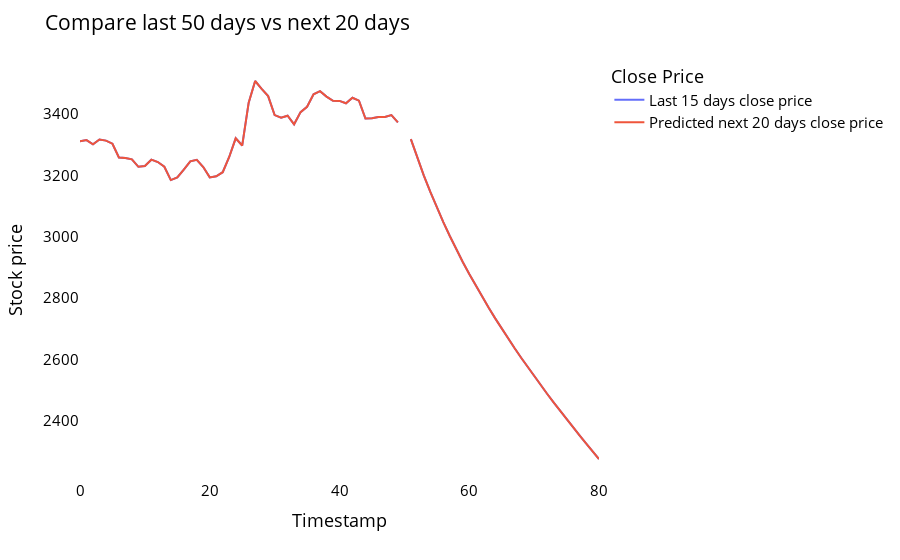

Notebook code for this chart:
### Code cell
names = cycle(['Last 15 days close price','Predicted next 20 days close price'])

fig = px.line(new_pred_plot,x=new_pred_plot.index, y=[new_pred_plot['last_original_days_value'], new_pred_plot['next_predicted_days_value']],
              labels={'value': 'Stock price','index': 'Timestamp'})

fig.update_layout(title_text='Compare last 50 days vs next 20 days',
                  plot_bgcolor='white', font_size=15, font_color='black',legend_title_text='Close Price')

fig.for_each_trace(lambda t:  t.update(visible=True, name = next(names)))

fig.update_xaxes(showgrid=False)

fig.update_yaxes(showgrid=False)

fig.show()

### Figure 1 — Plotly figure (JSON) as saved in the notebook; plotly's stock layout.template omitted (floating-point values rounded to 4 significant figures)
{"data": [{"hovertemplate": "variable=last_original_days_value<br>Timestamp=%{x}<br>Stock price=%{y}<extra></extra>", "legendgroup": "last_original_days_value", "line": {"color": "#636efa", "dash": "solid"}, "marker": {"symbol": "circle"}, "mode": "lines", "name": "Last 15 days close price", "orientation": "v", "showlegend": true, "type": "scatter", "visible": true, "x": [0, 1, 2, 3, 4, 5, 6, 7, 8, 9, 10, 11, 12, 13, 14, 15, 16, 17, 18, 19, 20, 21, 22, 23, 24, 25, 26, 27, 28, 29, 30, 31, 32, 33, 34, 35, 36, 37, 38, 39, 40, 41, 42, 43, 44, 45, 46, 47, 48, 49, 50, 51, 52, 53, 54, 55, 56, 57, 58, 59, 60, 61, 62, 63, 64, 65, 66, 67, 68, 69, 70, 71, 72, 73, 74, 75, 76, 77, 78, 79, 80], "xaxis": "x", "y": [3311.0, 3315.0, 3301.0, 3317.0, 3313.0, 3303.0, 3258.0, 3257.0, 3252.0, 3228.0, 3231.0, 3251.0, 3244.0, 3228.0, 3185.0, 3193.0, 3219.0, 3246.0, 3251.0, 3227.0, 3194.0, 3197.0, 3210.0, 3260.0, 3321.0, 3297.0, 3437.0, 3508.0, 3482.0, 3458.0, 3397.0, 3388.0, 3395.0, 3367.0, 3406.0, 3424.0, 3464.0, 3475.0, 3457.0, 3443.0, 3443.0, 3435.0, 3453.0, 3443.0, 3385.0, 3386.0, 3390.0, 3390.0, 3396.0, 3373.0, null, 3318.0, 3257.0, 3200.0, 3146.0, 3096.0, 3048.0, 3003.0, 2959.0, 2918.0, 2879.0, 2841.0, 2804.0, 2769.0, 2734.0, 2701.0, 2669.0, 2637.0, 2606.0, 2576.0, 2546.0, 2517.0, 2489.0, 2461.0, 2433.0, 2406.0, 2379.0, 2353.0, 2327.0, 2301.0, 2276.0], "yaxis": "y"}, {"hovertemplate": "variable=next_predicted_days_value<br>Timestamp=%{x}<br>Stock price=%{y}<extra></extra>", "legendgroup": "next_predicted_days_value", "line": {"color": "#EF553B", "dash": "solid"}, "marker": {"symbol": "circle"}, "mode": "lines", "name": "Predicted next 20 days close price", "orientation": "v", "showlegend": true, "type": "scatter", "visible": true, "x": [0, 1, 2, 3, 4, 5, 6, 7, 8, 9, 10, 11, 12, 13, 14, 15, 16, 17, 18, 19, 20, 21, 22, 23, 24, 25, 26, 27, 28, 29, 30, 31, 32, 33, 34, 35, 36, 37, 38, 39, 40, 41, 42, 43, 44, 45, 46, 47, 48, 49, 50, 51, 52, 53, 54, 55, 56, 57, 58, 59, 60, 61, 62, 63, 64, 65, 66, 67, 68, 69, 70, 71, 72, 73, 74, 75, 76, 77, 78, 79, 80], "xaxis": "x", "y": [3311.0, 3315.0, 3301.0, 3317.0, 3313.0, 3303.0, 3258.0, 3257.0, 3252.0, 3228.0, 3231.0, 3251.0, 3244.0, 3228.0, 3185.0, 3193.0, 3219.0, 3246.0, 3251.0, 3227.0, 3194.0, 3197.0, 3210.0, 3260.0, 3321.0, 3297.0, 3437.0, 3508.0, 3482.0, 3458.0, 3397.0, 3388.0, 3395.0, 3367.0, 3406.0, 3424.0, 3464.0, 3475.0, 3457.0, 3443.0, 3443.0, 3435.0, 3453.0, 3443.0, 3385.0, 3386.0, 3390.0, 3390.0, 3396.0, 3373.0, null, 3318.0, 3257.0, 3200.0, 3146.0, 3096.0, 3048.0, 3003.0, 2959.0, 2918.0, 2879.0, 2841.0, 2804.0, 2769.0, 2734.0, 2701.0, 2669.0, 2637.0, 2606.0, 2576.0, 2546.0, 2517.0, 2489.0, 2461.0, 2433.0, 2406.0, 2379.0, 2353.0, 2327.0, 2301.0, 2276.0], "yaxis": "y"}], "layout": {"font": {"color": "black", "size": 15}, "legend": {"title": {"text": "Close Price"}, "tracegroupgap": 0}, "margin": {"t": 60}, "plot_bgcolor": "white", "title": {"text": "Compare last 50 days vs next 20 days"}, "xaxis": {"anchor": "y", "domain": [0, 1], "showgrid": false, "title": {"text": "Timestamp"}}, "yaxis": {"anchor": "x", "domain": [0, 1], "showgrid": false, "title": {"text": "Stock price"}}}}
